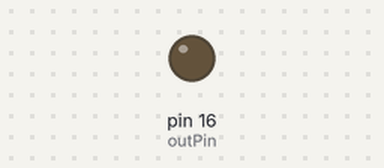
Simulated run of this sketch. Board: Arduino Uno, built with avr-gcc and run on an emulated ATmega328P. Parts: output pins drawn as LEDs (lit = HIGH). Storage starts empty; what the sketch prints to the serial monitor is not drawn.

Above: at 1.0 s.
At 3.5 s:
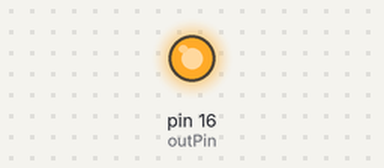
Timing chart, 0 to 6.5 s (numbered marks = the images above):
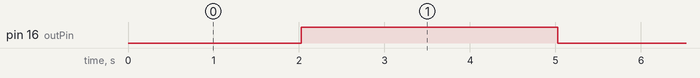

The sketch:

PruebaFileNodeMCU.ino
```cpp
#include "FS.h"

#define outPin 16

void setup() {
  // put your setup code here, to run once:
  Serial.begin(9600);
  pinMode(outPin, OUTPUT);

  if (SPIFFS.begin()){
    Serial.println("Hola, FS started!");
    //Formatear la unidad
    if (SPIFFS.format()){
      Serial.println("FS formated!");
      return;
    }
  }

}

void loop() {
  // put your main code here, to run repeatedly:
  delay(2000);

  String path = "/data/data.txt";
  if (SPIFFS.exists(path)){
    SPIFFS.remove(path);
    Serial.println("Se eliminó " + path);
  }

  path = "/data/Prueba.bin";
  if (SPIFFS.exists(path)){
    SPIFFS.remove(path);
    Serial.println("Se eliminó " + path);
  }

  digitalWrite(outPin, HIGH);
  delay(3000);
  digitalWrite(outPin, LOW);
}
```

Measured:
- by itself, pin 16 (outPin): alternates HIGH for 3.0 s and LOW for 2.0 s
